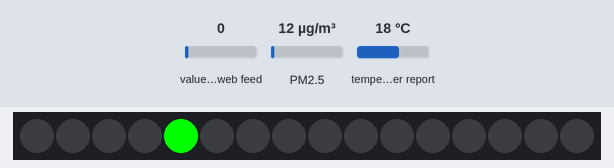
A program run on a simulated Raspberry Pi Pico running MicroPython. Parts: 16 RGB LEDs in strip order, left to right. The inputs (shaded band) are chosen by the test bench; at power-on: value of the web feed 0, PM2.5 12 µg/m³, temperature in the web weather report 18 °C. WiFi joins after 1.5 s; files the program writes start out absent; random numbers come from a fixed seed; requests to the public web service named in the program get a made-up reply in its usual format after 0.4 s (London, UTC, broken clouds, 64 % humidity, 1013 hPa unless stated); web requests get an empty 200 reply after 0.4 s; the clock reads 2024-03-15 10:24:30 at power-on unless the program sets it; library files of the repository ran but are not shown: neopixel.py.

Above: at 4.1 s.
At 8.26 s:
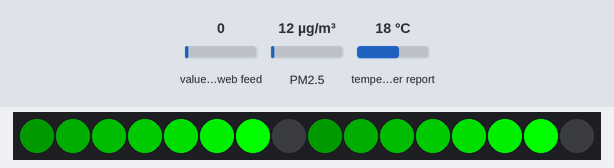
At 12.53 s:
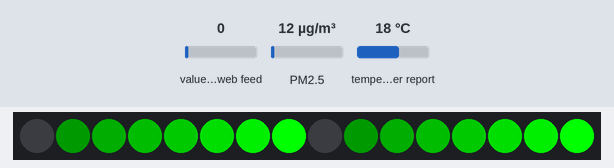
At 21.82 s:
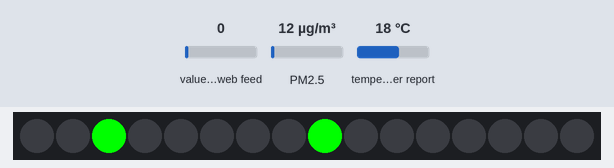
At 30.01 s:
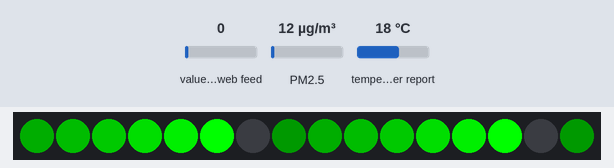
At 39.54 s:
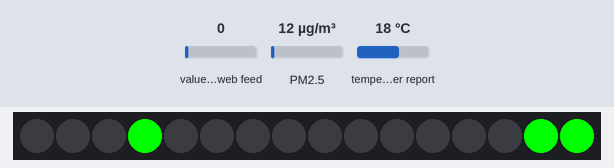

The program:

dontStopPicoW.py
```python
import time
from neopixel import Neopixel
import network
import urequests
from timezoneChange import timeOfSeoul  # timezoneChange.py 파일이 같은 폴더에 있어야 동작함
import random
import gc  # 가비지 컬렉션 모듈
import uos

# 로그 파일 경로 설정
log_file = '/log.txt'

def log_to_file(message):
    try:
        with open(log_file, 'a') as f:
            f.write(f'{time.time()}: {message}\n')
    except Exception as e:
        print('Error writing to file:', e)

# 와이파이 정보
SSID = 'U+Net03CC'
password = 'J6FDFE#490'

# 자기 정보 넣기(Open Weather Map API Key, 측정하고자 하는 곳의 위도, 경도 정보, 자신이 사용하는 WiFi정보)
API_KEY = '24109ddecb29a5405afe2a8df42c5e34'

# 확인하고 싶은 위치 정보 입력
locations = [
    ('Seoul', '37.566', '126.9784'),
    ('San Francisco', '37.77493', '-122.41942'),
    ('Sevilla', '37.38283', '-5.97317')
]

# 와이파이 연결하기
wlan = network.WLAN(network.STA_IF)
wlan.active(True)

def connect_wifi():
    if not wlan.isconnected():
        log_to_file("Connecting to Wi-Fi...")
        wlan.connect(SSID, password)
        timeout = 10
        start_time = time.time()
        while not wlan.isconnected() and time.time() - start_time < timeout:
            time.sleep(1)
        if wlan.isconnected():
            log_to_file(f'WiFi connected: {wlan.ifconfig()}')
        else:
            log_to_file('Failed to connect to Wi-Fi.')
    else:
        log_to_file(f'WiFi already connected: {wlan.ifconfig()}')

connect_wifi()

# firebase 리얼타임 데이터베이스 주소
url = "https://iot-project-3c0b1-default-rtdb.firebaseio.com/"

log_to_file("IoT System started.")

# 객체 교체하기, 특정 값만 바뀜
myobj = {'AQI': ''}
urequests.patch(url+".json", json=myobj)

# 네오픽셀의 셀 갯수, PIO상태, 핀번호 정의
numpix = 16
PIO = 0
Pin = 22

# 네오픽셀이 RGB타입일 때 네오픽셀 수, PIO상태, 핀번호, 네오픽셀 타입 순으로 선택
strip = Neopixel(numpix, PIO, Pin, "RGB")

# 밝기 설정(0~255)
strip.brightness(255)

def get_air_quality_index(lat, lon, api_key):
    try:
        # 날씨 정보 조회
        urlWeather = f'http://api.openweathermap.org/data/2.5/weather?lat={lat}&lon={lon}&appid={api_key}'
        response = urequests.get(urlWeather)
        dataWeather = response.json()

        # 공기 오염도 조회
        urlAQI = f'http://api.openweathermap.org/data/2.5/air_pollution?lat={lat}&lon={lon}&appid={api_key}'
        response = urequests.get(urlAQI)
        dataAQI = response.json()

        weatherID = dataWeather['weather'][0]['id']
        weather = dataWeather['weather'][0]['description']
        location = dataWeather['name']
        log_to_file(f'Location: {location}')
        log_to_file(f'WeatherID: {weatherID}')
        log_to_file(f'Weather: {weather}')

        aqi = dataAQI['list'][0]['main']['aqi']
        log_to_file("AQI: " + str(aqi) + "[Good(1)~Bad(5)]")

        return aqi
    except Exception as e:
        log_to_file(f"Error getting air quality index: {e}")
        return None

def set_neopixel_color(aqi):
    if aqi == 1:
        color = (0, 0, 255)  # Blue
    elif aqi == 2:
        color = (255, 0, 0)  # Green
    elif aqi == 3:
        color = (255, 255, 0)  # Yellow
    elif aqi == 4:
        color = (100, 255, 0)  # Orange
    elif aqi == 5:
        color = (0, 255, 0)  # Red
    else:
        color = (0, 128, 128)  # Purple (unknown)

    for i in range(numpix):
        strip.set_pixel(i, color)
        time.sleep(0.01)
        strip.show()

def blink_initial_cells(color, count):
    selected_indices = []
    while len(selected_indices) < count:
        index = random.randint(0, numpix - 1)
        if index not in selected_indices:
            selected_indices.append(index)

    for _ in range(2):  # 두 번 깜빡이기
        for i in selected_indices:
            strip.set_pixel(i, color)
        strip.show()
        time.sleep(0.2)
        strip.clear()
        strip.show()
        time.sleep(0.2)

def fade_out():
    for brightness in range(255, -1, -5):
        for i in range(numpix):
            r, g, b = strip.get_pixel(i)  # 현재 셀의 색상 가져오기
            r = int(r * (brightness / 255))
            g = int(g * (brightness / 255))
            b = int(b * (brightness / 255))
            strip.set_pixel(i, (r, g, b))
        strip.show()
        time.sleep(0.05)

def fade_in(color):
    for brightness in range(0, 256, 5):
        for i in range(numpix):
            r = int(color[0] * (brightness / 255))
            g = int(color[1] * (brightness / 255))
            b = int(color[2] * (brightness / 255))
            strip.set_pixel(i, (r, g, b))
        strip.show()
        time.sleep(0.05)

def set_neopixel_wave_custom(aqi, count):
    if aqi == 1:
        color = (0, 0, 255)  # Blue
    elif aqi == 2:
        color = (255, 0, 0)  # Green
    elif aqi == 3:
        color = (255, 255, 0)  # Yellow
    elif aqi == 4:
        color = (100, 255, 0)  # Orange
    elif aqi == 5:
        color = (0, 255, 0)  # Red
    else:
        color = (0, 128, 128)  # Purple (unknown)

    blink_initial_cells(color, count)  # 초기 셀 깜빡이기
    fade_in(color)  # 서서히 밝아지기

    fade_steps = [1.0, 0.8, 0.6, 0.4, 0.3, 0.2, 0.1, 0]  # 8단계 밝기
    start_indices = [0, 8]  # 시작 위치들

    for _ in range(3):  # 반복 횟수
        for i in range(numpix):
            strip.clear()
            for start in start_indices:
                index = (start + i) % numpix
                for j, step in enumerate(fade_steps):
                    fade_index = (index - j) % numpix
                    r = int(color[0] * step)
                    g = int(color[1] * step)
                    b = int(color[2] * step)
                    strip.set_pixel(fade_index, (r, g, b))
            strip.show()
            time.sleep(0.1)  # 속도 조절

    fade_out()  # 서서히 꺼지기

while True:
    try:
        updatedTime = timeOfSeoul()
        log_to_file(f'Updated Time: {updatedTime}')

        for idx, (location, lat, lon) in enumerate(locations):
            try:
                air_quality_index = get_air_quality_index(lat, lon, API_KEY)
                if air_quality_index is not None:
                    myobj = {'AQI': air_quality_index, 'Location': location}
                    urequests.patch(url+".json", json=myobj)
                    set_neopixel_wave_custom(air_quality_index, idx + 1)
                else:
                    log_to_file("Failed to get air quality index.")
            except Exception as e:
                log_to_file(f"Error during location processing: {e}")
                strip.clear()
            time.sleep(5)  # 위치 사이의 간격

        gc.collect()  # 가비지 컬렉션 호출
        time.sleep(600)  # 10분 대기
    except Exception as e:
        log_to_file(f"Error in main loop: {e}")
        strip.clear()
        connect_wifi()  # Wi-Fi 재연결 시도
        time.sleep(60)  # 1분 대기 후 재시도
```

timezoneChange.py
```python
import urequests

def timeOfSeoul():
    # ✅ 올바른 시간 정보 가져오기
    url = "https://timejson.netlify.app/.netlify/functions/time"

    try:
        time_dict = urequests.get(url).json()

        # ✅ UTC 시간 가져오기
        utc_time_str = time_dict["time"]  # 예: "2025-03-08T13:20:20.850Z"
        date_str = time_dict["date"]  # 예: "2025-03-08"

        # ✅ 시간 추출 (ISO 8601 포맷 기준)
        year = int(date_str[:4])  # "2025-03-08" → 2025
        month = int(date_str[5:7])  # "2025-03-08" → 03
        day = int(date_str[8:10])  # "2025-03-08" → 08
        hour = int(utc_time_str[11:13])  # "2025-03-08T13:20:20.850Z" → 13
        minute = int(utc_time_str[14:16])  # "2025-03-08T13:20:20.850Z" → 20
        second = int(utc_time_str[17:19])  # "2025-03-08T13:20:20.850Z" → 20

        # ✅ KST 변환 (UTC+9)
        hour += 9
        if hour >= 24:
            hour -= 24
            day += 1  # 날짜 조정

        # ✅ 변환된 시간을 출력
        output_str = "{:04d}-{:02d}-{:02d} {:02d}:{:02d}:{:02d} KST".format(year, month, day, hour, minute, second)
        return output_str

    except Exception as e:
        return f"❌ Error: {e}"
```
